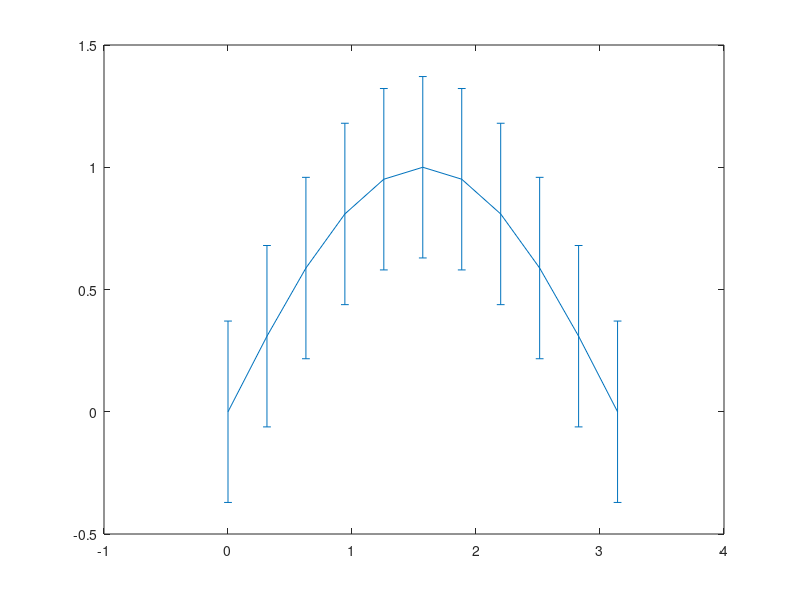

Write the MATLAB code that produced this figure. (Note: this script raises an error after producing the figure.)

x = 0:pi/10:pi;
y = sin(x);
e = std(y)*ones(size(x));

fig = figure; 
errorbar(x,y,e)

% PLOTLY 
response = fig2plotly(fig,'filename','matlab_symmetric_error_bars');
plotly_url = response.url;
